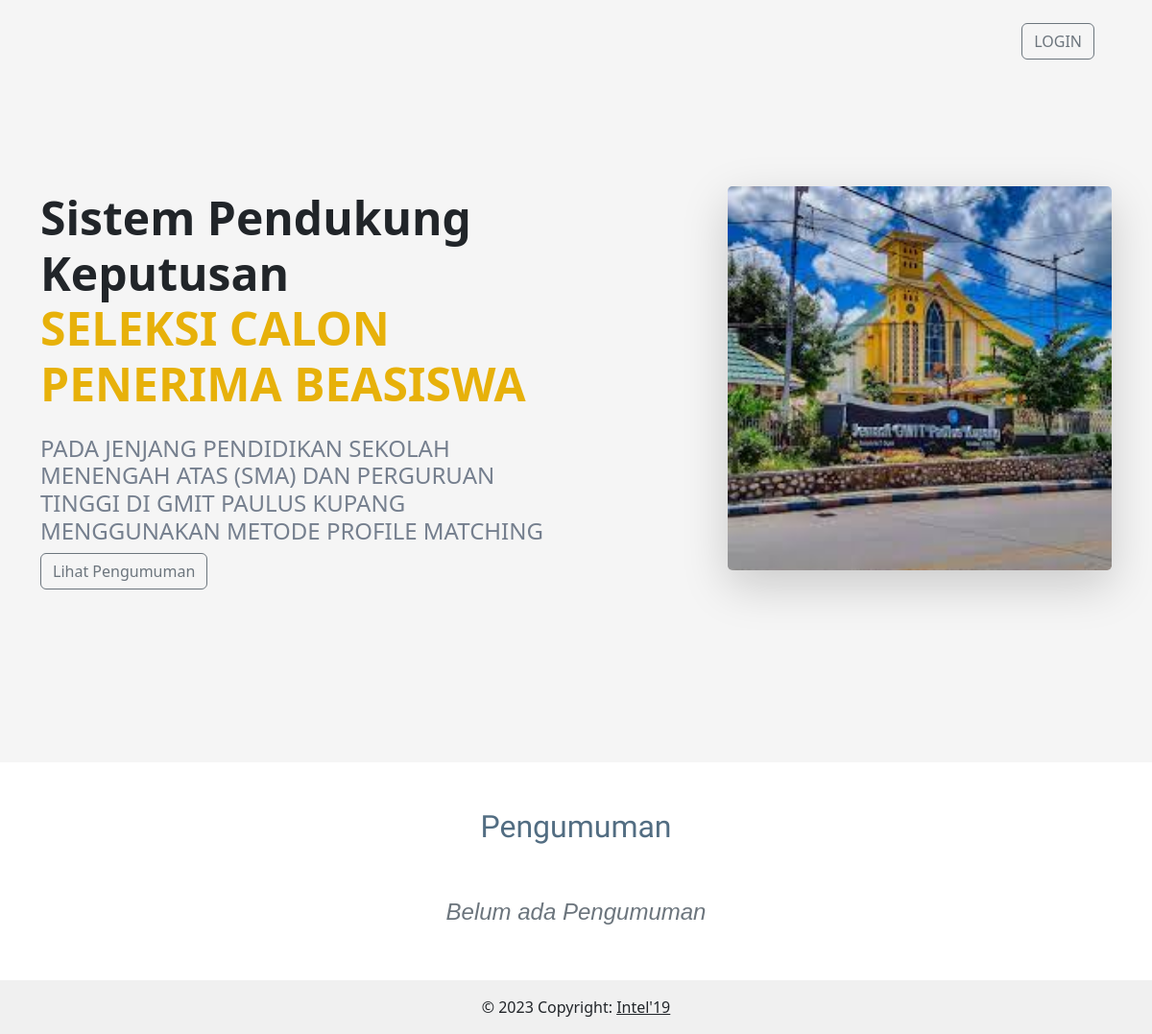
Before: / with the older database file.
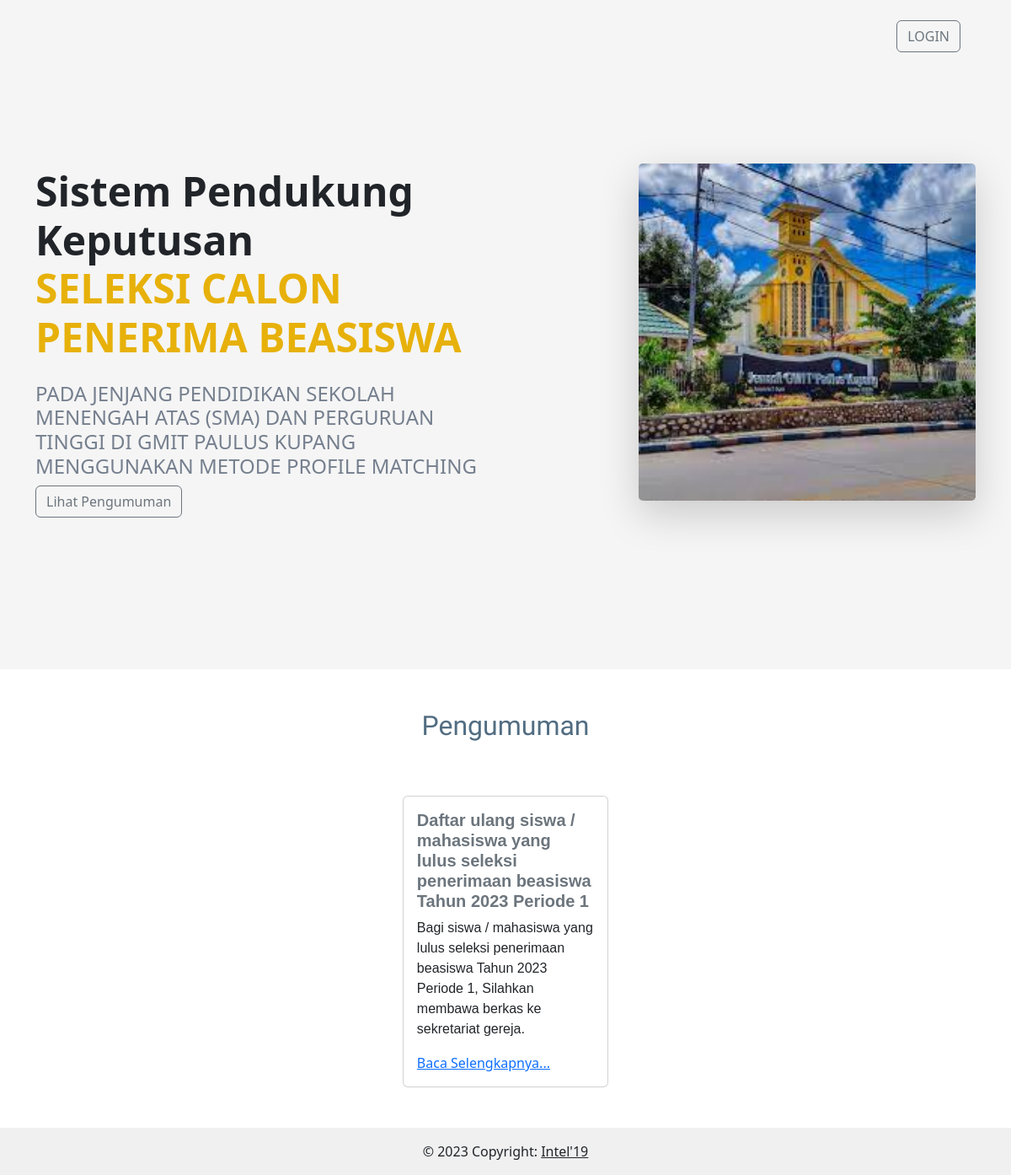
After: the same page with the newer database file.
### tables this page shows
CREATE TABLE `pengumuman` (
  `id_pengumuman` int(11) NOT NULL,
  `judul` varchar(255) NOT NULL,
  `isi_pengumuman` text NOT NULL,
  `tanggal_posting` timestamp NOT NULL DEFAULT current_timestamp()
);

### home.php (the view, shortened to what this page needs)
<?php
global $koneksi;
$dataPengumuman = $koneksi->query("SELECT * FROM pengumuman");
?>
<!DOCTYPE html>
<html>
<head>
    <link href="https://cdn.jsdelivr.net/npm/bootstrap@5.3.0/dist/css/bootstrap.min.css" rel="stylesheet"
 />
</head>
<body>
    <section class="">
        <nav class="navbar fixed-top navbar-transparent">
            <div class="container-fluid d-flex justify-content-end">
                <?php if(isset($_SESSION['login']) && $_SESSION['login'] == true):?>
                <a href="./auth/logout.php" class="btn btn-outline-secondary mt-3 me-md-5">LOGOUT</a>
                <?php else:?>
                <a href="./auth/login.php" class="btn btn-outline-secondary mt-3 me-md-5">LOGIN</a>
                <?php endif;?>
            </div>
        </nav>
        <div class="text-center text-lg-start" style="background-color: hsl(0, 0%, 96%)">
            <div class="container d-flex" style="height:100vh;">
                <div class="row gx-lg-5 align-items-center text-center">
                    <div class="col-lg-6 text-start mb-5 mb-lg-0">
                        <h1 class="my-4 display-5 fw-bolder ls-tight">
                            Sistem Pendukung Keputusan <br />
                            <span style="color:#E7B10A">SELEKSI CALON
                                PENERIMA BEASISWA</span>
                        </h1>
                        <h4 style="color: hsl(217, 10%, 50.8%)">
                            PADA JENJANG PENDIDIKAN
                            SEKOLAH MENENGAH ATAS (SMA) DAN PERGURUAN
                            TINGGI DI GMIT PAULUS KUPANG MENGGUNAKAN
                            METODE PROFILE MATCHING</i>
                        </h4>
                        <a href="#pengumuman" class="btn btn-outline-secondary">Lihat Pengumuman</a>
                    </div>
                    <div class="col-lg-6 mb-5 mb-lg-0">
                        <div class="gambar text-end">
                            <img style="width:400px; height:400px; border-radius:0.3em;" class="shadow-lg"
                                src="./assets/images/gereja.jpg" alt="">
                        </div>
                    </div>
                </div>
            </div>
        </div>
    </section>
    <section id="pengumuman">
        <div class="text-center text-lg-start bg-white">
            <h2 class="text-center mt-5" style="font-family: 'Righteous', cursive; color:#526D82">Pengumuman</h2>
            <div class="container d-flex justify-content-center">
                <div class="row col-md-9 my-5 px-3 d-flex justify-content-center align-items-center">
                    <?php if(mysqli_num_rows($dataPengumuman) > 0):?>
                    <?php foreach ($dataPengumuman as  $pengumuman): ?>
                    <div class="col-md-4 mt-2">
                        <div class="card">
                            <div class="card-body">
                                <h5 class="card-title text-secondary fw-bolder"
                                    style="font-family: 'Public Sans', sans-serif;">
                                    <?=$pengumuman['judul'];?></h5>
                                <p class="card-text" style="font-family: 'Public Sans', sans-serif;">
                                    <?=$pengumuman['isi_pengumuman'];?></p>
                                <a href="./pengumuman.php?p=<?=base64_encode($pengumuman['id_pengumuman']);?>">Baca
                                    Selengkapnya...</a>
                            </div>
                        </div>
                    </div>
                    <?php endforeach;?>
                    <?php else:?>
                    <h4 class="text-center text-secondary" style="font-family: 'Public Sans', sans-serif;"><i>Belum ada
                            Pengumuman</i>
                    </h4>
                    <?php endif;?>
                </div>
            </div>
        </div>
    </section>
    <footer class="bg-white text-center text-lg-start">
        <div class="text-center p-3" style="background-color: #F0F0F0;">
            © 2023 Copyright:
            <a class="text-dark" href="https://www.instagram.com/ilkom19_unc/">Intel'19</a>
        </div>
    </footer>
</body>
</html>

Changed rows visible on the page:
added pengumuman: judul "Daftar ulang siswa / mahasiswa yang lulus seleksi penerimaan beasiswa Tahun 2023 Periode 1", isi_pengumuman "Bagi siswa / mahasiswa yang lulus seleksi penerimaan beasiswa Tahun 2023 Periode 1, Silahkan membawa berkas ke sekretariat gereja."
Other visible differences:
text no longer shown: "Belum ada Pengumuman"
